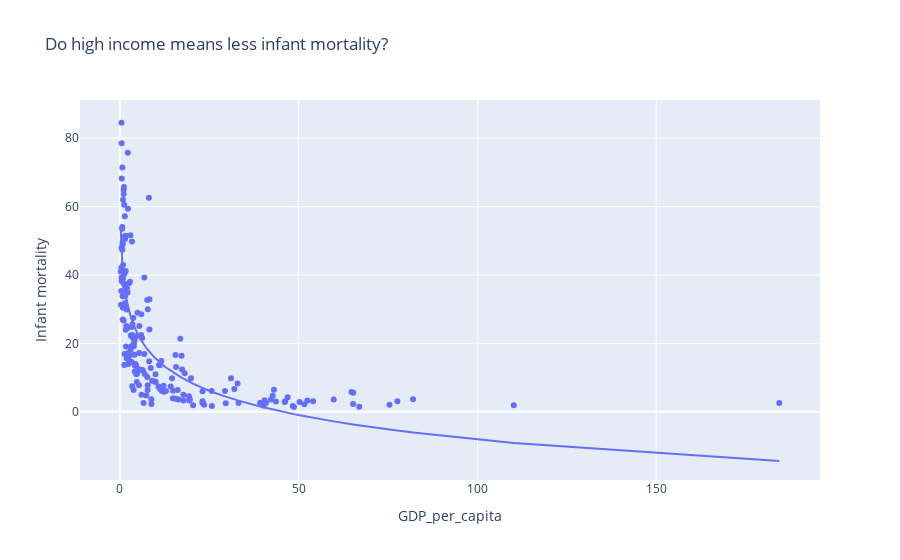

This figure's notebook cell:
### Code cell
fig = px.scatter(df, x="GDP_per_capita", y="Infant mortality",
                 trendline="ols", trendline_options=dict(log_x=True),
                 title="Do high income means less infant mortality?",hover_name="Country")
fig.show()

### Figure 1 — Plotly figure (JSON) as saved in the notebook; plotly's stock layout.template omitted (floating-point values rounded to 4 significant figures; data arrays with more than 128 entries replaced by an {"elided": "..."} marker saying what was removed)
{"data": [{"hovertemplate": "<b>%{hovertext}</b><br><br>GDP_per_capita=%{x}<br>Infant mortality=%{y}<extra></extra>", "hovertext": {"elided": "193 str values"}, "legendgroup": "", "marker": {"color": "#636efa", "symbol": "circle"}, "mode": "markers", "name": "", "orientation": "v", "showlegend": false, "type": "scatter", "x": {"elided": "193 float values"}, "xaxis": "x", "y": {"elided": "193 float values"}, "yaxis": "y"}, {"hovertemplate": "<b>OLS trendline</b><br>Infant mortality = -23.6793 * log10(GDP_per_capita) + 39.294<br>R<sup>2</sup>=0.607007<br><br>GDP_per_capita=%{x}<br>Infant mortality=%{y} <b>(trend)</b><extra></extra>", "legendgroup": "", "marker": {"color": "#636efa", "symbol": "circle"}, "mode": "lines", "name": "", "showlegend": false, "type": "scatter", "x": {"elided": "187 float values"}, "xaxis": "x", "y": {"elided": "187 float values"}, "yaxis": "y"}], "layout": {"legend": {"tracegroupgap": 0}, "title": {"text": "Do high income means less infant mortality?"}, "xaxis": {"anchor": "y", "domain": [0, 1], "title": {"text": "GDP_per_capita"}}, "yaxis": {"anchor": "x", "domain": [0, 1], "title": {"text": "Infant mortality"}}}}
